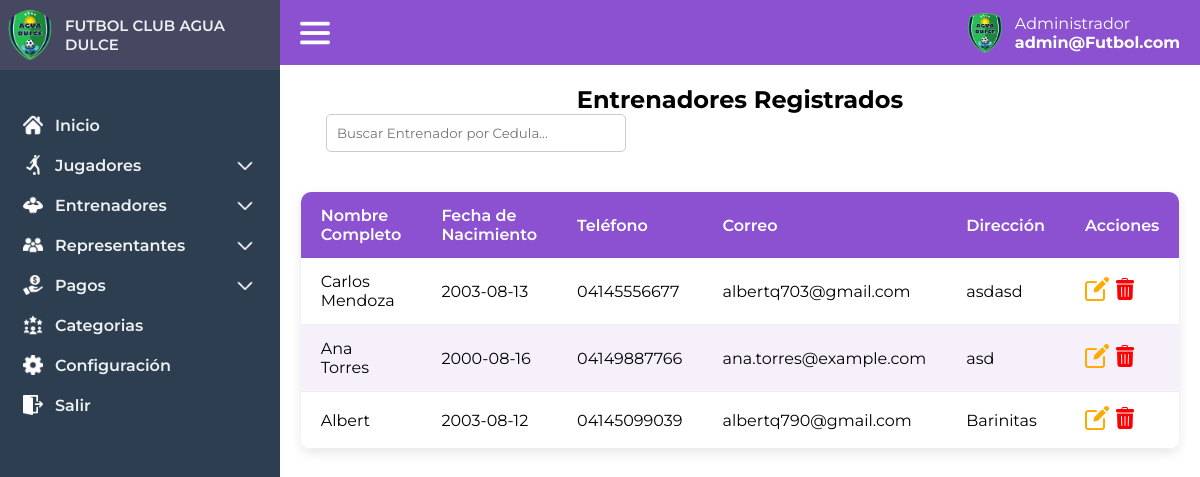
The page /administrador/entrenadores_lista (signed in) on the database as committed earlier.
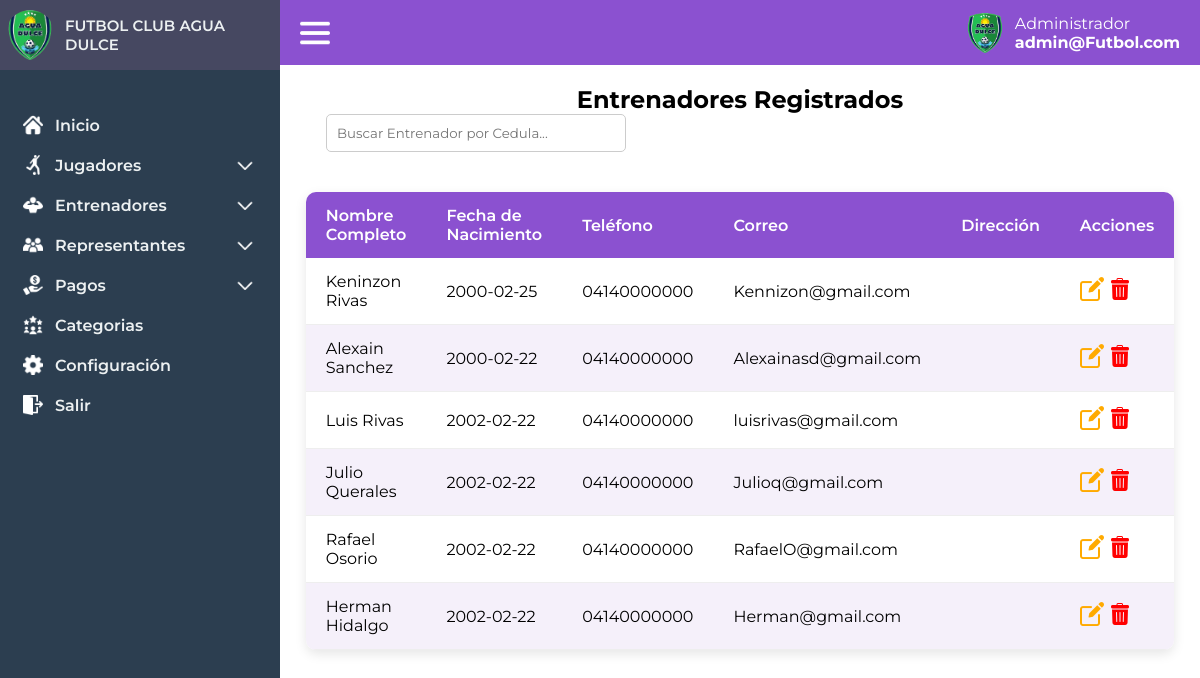
The same page on the database as committed later.
### tables this page shows
CREATE TABLE `entrenadores` (
  `id` int(11) NOT NULL,
  `nombre_completo` varchar(100) NOT NULL,
  `cedula` varchar(20) NOT NULL,
  `telefono` varchar(20) DEFAULT NULL,
  `correo` varchar(100) DEFAULT NULL,
  `fecha_nacimiento` date NOT NULL,
  `direccion` text NOT NULL,
  `foto` varchar(255) NOT NULL
);

### controlador/vistas.php (called while the page is built, shortened)
<?php
class vistas
{
    function vistan($vista){
        require "vistas/".$vista.".php";
    }
}
?>

### controlador/administrador.php (called while the page is built, shortened)
<?php
require_once "modelo/adminmodel.php";
class administrador extends vistas{
        public function entrenadores_lista() {
            $this->trainers = adminModel::getTrainers();
            $this->vistan('administrador/trainer_list');
        }
}
?>

### modelo/database.php (called while the page is built, shortened)
<?php
    class Database
    {
        public static function getDatabase(){
            try {
                $db = new PDO("mysql:host=localhost;dbname=futbolclub", "root", "");
                return $db;
            } catch (Exception $e) {
                return false;
            }
        }
    }
    ?>

### modelo/adminmodel.php (called while the page is built, shortened)
<?php
    require_once "database.php";
    class adminModel extends Database
    {
    public static function getTrainers() {
        try {
            $stmt = Database::getDatabase()->prepare("
                SELECT * FROM entrenadores
            ");
            $stmt->execute();
            return $stmt->fetchAll(PDO::FETCH_ASSOC);
        } catch (PDOException $e) {
            return null;
        }
    }
}
?>

### vistas/administrador/trainer_list.php (the view, shortened to what this page needs)
<!DOCTYPE html>
<html lang="es">
<head>
    <link rel="stylesheet" href="/FutbolClub/assets/css/index.css">
    <link rel="stylesheet" href="/FutbolClub/assets/css/players.css">
    <link rel="stylesheet" href="/FutbolClub/assets/css/toastr.min.css">
</head>
<body>
     <?php include("vistas/layout/header.php") ?>
    <main class="index-main" id="index-main">
    <?php include('vistas/layout/session.php'); ?>
        <div class="playerlist-container">
            <h2>Entrenadores Registrados</h2>
            <div class="playerlist-actions">
                <input type="text" id="search-player" placeholder="Buscar Entrenador por Cedula..." onkeyup="filtrarTabla()">
            </div>
            <table class="player-table" id="player-table">
                <thead>
                    <tr>
                        <th>Nombre Completo</th>
                        <th>Fecha de Nacimiento</th>
                        <th>Teléfono</th>
                        <th>Correo</th>
                        <th>Dirección</th>
                        <th>Acciones</th>
                    </tr>
                </thead>
                <tbody id="player-list">
                    <?php
        if (empty($this->trainers)) {
            echo '<tr><td colspan="6">No hay entrenadores registrados.</td></tr>';
        } else {
            foreach ($this->trainers as $entrenador) {
                echo '<tr>';
                echo '<td>' . htmlspecialchars($entrenador['nombre_completo']) . '</td>';
                echo '<td>' . htmlspecialchars($entrenador['fecha_nacimiento']) . '</td>';
                echo '<td>' . htmlspecialchars($entrenador['telefono']) . '</td>';
                echo '<td>' . htmlspecialchars($entrenador['correo']) . '</td>';
                echo '<td>' . htmlspecialchars($entrenador['direccion']) . '</td>';
                echo '<td>
                        <a class="edit-trainer" data-id="' . htmlspecialchars($entrenador['id']) . '"><img src="/FutbolClub/assets/img/editar.png" alt=""></a>
                        <a class="delete-trainer" data-id="' . htmlspecialchars($entrenador['id']) . '" data-name="' . htmlspecialchars($entrenador['nombre_completo']) . '"><img src="/FutbolClub/assets/img/papelera.png" alt=""></a>
                      </td>';
                echo '</tr>';
            }
        }
        ?>
                </tbody>
            </table>
        </div>
    </main>
</body>
</html>

### index.php (shortened to what this page needs)
<?php
$url = $_GET['url'] ?? 'login';
$partes= explode('/', trim($url));
$controlador = $partes[0] ?? 'login';
$controlador = strtolower($controlador);
 $controlller="controlador/".$controlador.".php";
if(file_exists($controlller)){
    require_once "modelo/database.php";
    require_once "controlador/vistas.php";
    $cont= new $controlador;
    if(isset($partes[1]) && !empty($partes[1])){
        if (method_exists($cont,$partes[1])) {
            $cont->{$partes[1]}();
        }else{
            $cont->load();
        }
    }else{
        $cont->load();
    }
}else{
    require_once("vistas/404.php");
    exit();
}

### vistas/layout/header.php (shortened to what this page needs)
<div class="barralateral" id="barralateral">
        <div class="logo">
            <img src="/FutbolClub/assets/img/club-brand.png" alt="Logo del Futbol Club">
            <span>FUTBOL CLUB AGUA DULCE</span>
        </div>
        <div class="menu">
            <ul class="menu-items">
                <li class="menu-static">
                    <a href="/FutbolClub/administrador" class="menu-link">
                        <img src="/FutbolClub/assets/img/home-icon.png" alt="Inicio">
                        <span>Inicio</span>
                    </a>
                </li>
                <li class="menu-dropdown" id="menu-dropdown">
                    <a href="#" class="menu-link">
                        <img src="/FutbolClub/assets/img/player.png" alt="Inicio">
                        <span>Jugadores</span>
                        <img src="/FutbolClub/assets/img/arrow.png" alt="Inicio">
                    </a>
                </li>
                <li class="menu-dropdown" id="menu-dropdown">
                    <a href="#" class="menu-link">
                        <img src="/FutbolClub/assets/img/trainer.png" alt="Inicio">
                        <span>Entrenadores</span>
                        <img src="/FutbolClub/assets/img/arrow.png" alt="Inicio">
                    </a>
                </li>
                <li class="menu-dropdown" id="menu-dropdown">
                    <a href="#" class="menu-link">
                        <img src="/FutbolClub/assets/img/padres.png" alt="Inicio">
                        <span>Representantes</span>
                        <img src="/FutbolClub/assets/img/arrow.png" alt="Inicio">
                    </a>
                </li>
                <li class="menu-dropdown" id="menu-dropdown">
                    <a href="#" class="menu-link">
                        <img src="/FutbolClub/assets/img/pagos.png" alt="Inicio">
                        <span>Pagos</span>
                        <img src="/FutbolClub/assets/img/arrow.png" alt="Inicio">
                    </a>
                </li>
                <li class="menu-static">
                    <a href="/FutbolClub/administrador/categorias" class="menu-link">
                        <img src="/FutbolClub/assets/img/equipo.png" alt="Inicio">
                        <span>Categorias</span>
                    </a>
                </li>
                <li class="menu-static">
                    <a href="#" class="menu-link">
                        <img src="/FutbolClub/assets/img/config.png" alt="Inicio">
                        <span>Configuración</span>
                    </a>
                </li>
                <li class="menu-static">
                    <a href="/FutbolClub/administrador/salir" class="menu-link">
                        <img src="/FutbolClub/assets/img/logout.png" alt="Inicio">
                        <span>Salir</span>
                    </a>
                </li>
            </ul>
        </div>
    </div>

### vistas/layout/session.php
<header class="header-main">
    <img src="/FutbolClub/assets/img/menu.png" alt="" srcset="" id="btn-menu">
    <div class="profile-admin">
        <img src="/FutbolClub/assets/img/club-brand.png" alt="">
        <div class="profile-data">
            <span>Administrador</span>
            <span>admin@Futbol.com</span>
        </div>
    </div>
</header>

### assets/css/index.css (style rules this page uses)
* { box-sizing: border-box; margin: 0; padding: 0; font-family: "Montserrat", sans-serif; }
:root { --color-bg-dark:#2c3e50 ; --color-bg-dark2:#464861 ; }
.barralateral { position: fixed; top: 0; left: 0; width: 280px; height: 100%; background-color: var(--color-bg-dark); color: white; display: flex; flex-direction: column; transition: left 0.3s ease-in-out; }
.logo { display: flex; background: var(--color-bg-dark2); align-items: center; width: 100%; height: 70px; margin-bottom: 2rem; text-align: left; padding: 5px; }
.logo span { font-size: 15px; font-weight:600; margin-left: 10px; color: #ecf0f1; }
.logo img { width: 50px; height: 50px; border-radius: 50%; }
.menu { width: 100%; padding: 3px; }
.menu-items { list-style: none; padding: 0; }
.menu-link { display: flex; text-decoration: none; align-items: center; padding: 10px 20px; border-radius: 10px; color: white; }
.menu-link img { width: 20px; height: 20px; margin-right: 2px; }
.menu-link span { margin-left: 10px; color: #ecf0f1; font-size: 16px; font-weight: 600; }
.menu-link img:last-child { margin-left: auto; transition: transform 0.3s ease-in-out; }
.header-main { background:#8b51d0; height: 65px; padding: 20px; display: flex; align-items: center; justify-content: space-between; }
.header-main img { width: 30px; cursor: pointer; }
.index-main { margin-left: 280px; transition: margin-left 0.3s ease-in-out; }
.profile-admin { display: flex; align-items: center; gap: 10px; }
.profile-admin img { width: 40px; }
.profile-data { display: flex; flex-direction: column; color: white; }
.profile-data span:last-child { font-weight: bold; }

### assets/css/players.css (style rules this page uses)
.playerlist-container { display: flex; flex-direction: column; align-items: center; margin-top: 20px; }
.player-table { width: 90%; border-collapse: separate; border-spacing: 0; margin-top: 20px; font-family: 'Segoe UI', Tahoma, Geneva, Verdana, sans-serif; box-shadow: 0 4px 12px rgba(0,0,0,0.1); border-radius: 10px; overflow: hidden; }
.player-table th, .player-table td { padding: 14px 20px; text-align: left; }
.player-table th { background: #8b51d0; color: #fff; font-weight: 600; }
.player-table tr:nth-child(even) { background: #f5f0fa; }
.player-table tr:nth-child(odd) { background: #ffffff; }
.player-table td { border-bottom: 1px solid #eee; }
.playerlist-actions { display: flex; justify-content: space-between; width: 90%; margin-bottom: 20px; }
.playerlist-actions input[type="text"] { padding: 10px; border: 1px solid #ccc; border-radius: 5px; width: 300px; }

Rows that differ between the two databases and show on the page:
removed entrenadores: nombre_completo "Carlos Mendoza", fecha_nacimiento "2003-08-13", telefono "04145556677", correo "albertq703@gmail.com", direccion "asdasd"
removed entrenadores: nombre_completo "Ana Torres", fecha_nacimiento "2000-08-16", telefono "04149887766", correo "ana.torres@example.com", direccion "asd"
added entrenadores: nombre_completo "Keninzon Rivas", fecha_nacimiento "2000-02-25", telefono "04140000000", correo "Kennizon@gmail.com"
added entrenadores: nombre_completo "Alexain Sanchez", fecha_nacimiento "2000-02-22", telefono "04140000000", correo "Alexainasd@gmail.com"
added entrenadores: nombre_completo "Luis Rivas", fecha_nacimiento "2002-02-22", telefono "04140000000", correo "luisrivas@gmail.com"
added entrenadores: nombre_completo "Julio Querales", fecha_nacimiento "2002-02-22", telefono "04140000000", correo "Julioq@gmail.com"
changed entrenadores: nombre_completo "Albert" → "Rafael Osorio"; fecha_nacimiento "2003-08-12" → "2002-02-22"; telefono "04145099039" → "04140000000"; correo "albertq790@gmail.com" → "RafaelO@gmail.com"; direccion "Barinitas" → (not shown)
added entrenadores: nombre_completo "Herman Hidalgo", fecha_nacimiento "2002-02-22", telefono "04140000000", correo "Herman@gmail.com"
